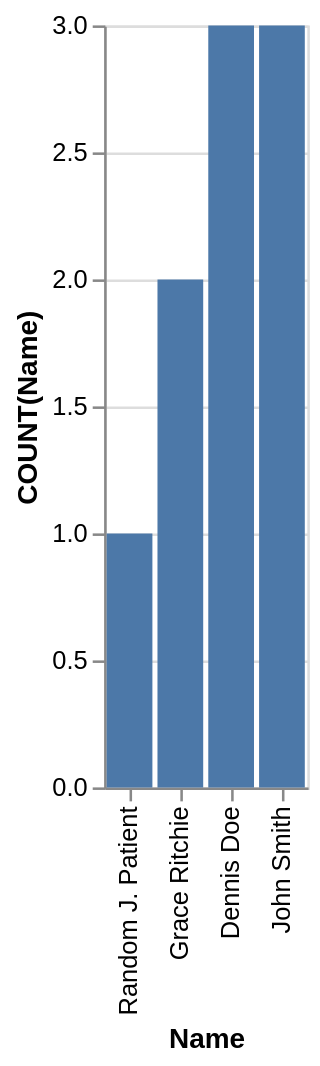

The specification (Vega-Lite) saved for this image:
### Vega-Lite specification from a JSON file in a GitHub repository (floating-point values rounded to 4 significant figures)
{"data": {"values": [{"x_data": "Dennis Doe", "y_data": 3}, {"x_data": "Grace Ritchie", "y_data": 2}, {"x_data": "John Smith", "y_data": 3}, {"x_data": "Random J. Patient", "y_data": 1}]}, "mark": "bar", "encoding": {"x": {"field": "x_data", "type": "nominal", "title": "Name", "sort": {"op": "sum", "field": "y_data", "order": "ascending"}}, "y": {"field": "y_data", "type": "quantitative", "title": "COUNT(Name)"}}}
